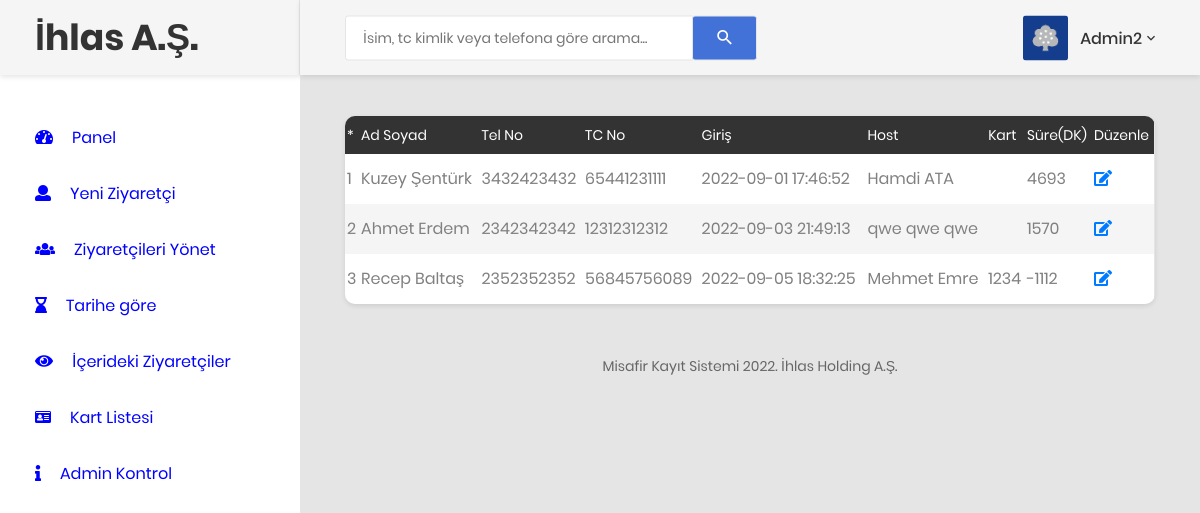
/visitors-inside.php (signed in), run on the app's committed database.
### tables this page shows
CREATE TABLE `tblvisitor` (
  `ID` int(5) NOT NULL,
  `FullName` varchar(120) DEFAULT NULL,
  `Kart` char(4) DEFAULT NULL,
  `Email` varchar(120) DEFAULT NULL,
  `MobileNumber` bigint(11) DEFAULT NULL,
  `TcKimlik` char(11) NOT NULL,
  `Address` varchar(250) DEFAULT NULL,
  `WhomtoMeet` varchar(120) DEFAULT NULL,
  `Deptartment` varchar(120) DEFAULT NULL,
  `ReasontoMeet` varchar(120) DEFAULT NULL,
  `EnterDate` timestamp NULL DEFAULT current_timestamp(),
  `remark` varchar(255) DEFAULT NULL,
  `outtime` timestamp NULL DEFAULT NULL ON UPDATE current_timestamp(),
  `Ban` char(6) DEFAULT NULL
);

### visitors-inside.php (the view, shortened to what this page needs)
<?php
include('includes/dbconnection.php');
if (strlen($_SESSION['cvmsaid']==0)) {
  header('location:logout.php');
  } else{
  ?>
<!DOCTYPE html>
<html lang="tr">
<head>
    <link href="css/font-face.css" rel="stylesheet" media="all">
    <link href="vendor/font-awesome-4.7/css/font-awesome.min.css" rel="stylesheet" media="all">
    <link href="vendor/font-awesome-5/css/fontawesome-all.min.css" rel="stylesheet" media="all">
    <link href="vendor/mdi-font/css/material-design-iconic-font.min.css" rel="stylesheet" media="all">
    <link href="vendor/bootstrap-4.1/bootstrap.min.css" rel="stylesheet" media="all">
    <link href="vendor/animsition/animsition.min.css" rel="stylesheet" media="all">
    <link href="vendor/bootstrap-progressbar/bootstrap-progressbar-3.3.4.min.css" rel="stylesheet" media="all">
    <link href="vendor/wow/animate.css" rel="stylesheet" media="all">
    <link href="vendor/css-hamburgers/hamburgers.min.css" rel="stylesheet" media="all">
    <link href="vendor/slick/slick.css" rel="stylesheet" media="all">
    <link href="vendor/select2/select2.min.css" rel="stylesheet" media="all">
    <link href="vendor/perfect-scrollbar/perfect-scrollbar.css" rel="stylesheet" media="all">
    <link href="css/theme.css" rel="stylesheet" media="all">
</head>
<body class="animsition">
    <div class="page-wrapper">
      <?php include_once('includes/sidebar.php');?>
        <div class="page-container">
            <?php include_once('includes/header.php');?>
            <div class="main-content">
                <div class="section__content section__content--p30">
                    <div class="container-fluid">
                        <div class="row">
                            <div class="col-lg-12">
                                <div class="table-responsive table--no-card m-b-30">
                                    <table class="table table-borderless table-striped table-earning">
                                         <thead>
                                        <tr>
                                            <tr>
                  <th>*</th>
                  <th>Ad Soyad</th>
              <th>Tel No</th>
              <th>TC No</th>
              <th>Giriş</th>
			  <th>Host</th>
			  <th>Kart</th>
              <th>Süre(DK)</th>
                   <th>Düzenle</th>
                </tr>
                                        </tr>
                                        </thead>
                                       <?php
$ret=mysqli_query($con,"select ID, FullName, MobileNumber,TcKimlik,EnterDate, WhomtoMeet,Kart, TIMESTAMPDIFF(MINUTE, EnterDate, CURRENT_DATE) AS difference from tblvisitor WHERE outtime is NULL");
$cnt=1;
while ($row=mysqli_fetch_array($ret)) {
?>
                <tr>
                  <td><?php echo $cnt;?></td>
                  <td><?php  echo $row['FullName'];?></td>
                  <td><?php  echo $row['MobileNumber'];?></td>
                  <td><?php  echo $row['TcKimlik'];?></td>
				  <td><?php  echo $row['EnterDate']; ?></td>
				<td><?php  echo $row['WhomtoMeet']; ?></td>
				<td><?php  echo $row['Kart']; ?></td>
                <td><?php  echo $row['difference']; ?></td>
                  <td><a href="visitor-detail.php?editid=<?php echo $row['ID'];?>" title="View Full Details"><i class="fa fa-edit fa-1x"></i></a></td>
                </tr>
                <?php
$cnt=$cnt+1;
}?>
                                    </table>
                                </div>
                            </div>
                        </div>
<?php include_once('includes/footer.php');?>
          </div>
                </div>
            </div>
        </div>
    </div>
</body>
</html>
<?php }  ?>

### includes/header.php (shortened to what this page needs)
<header class="header-desktop">
                <div class="section__content section__content--p30">
                    <div class="container-fluid">
                        <div class="header-wrap">
                            <form class="form-header" name="search" action="search-visitor.php" method="post">
                                <input class="au-input au-input--xl" type="text" name="searchdata" id="searchdata" placeholder="İsim, tc kimlik veya telefona göre arama..." />
                                <button class="au-btn--submit" type="submit" name="search">
                                    <i class="zmdi zmdi-search"></i>
                                </button>
                            </form>
                            <div class="header-button">
                                 <?php
$adminid=$_SESSION['cvmsaid'];
$ret=mysqli_query($con,"select AdminName from tbladmin where ID='$adminid'");
$row=mysqli_fetch_array($ret);
$name=$row['AdminName'];
?>
                                <div class="account-wrap">
                                    <div class="account-item clearfix js-item-menu">
                                        <div class="image">
                                            <img src="images/icon/avatar-01.jpg" alt="Deneme Görsel" />
                                        </div>
                                        <div class="content">
                                            <a class="js-acc-btn" href="#"><?php echo $name; ?></a>
                                        </div>
                                    </div>
                                </div>
                            </div>
                        </div>
                    </div>
                </div>
            </header>

### data on the page
tblvisitor: FullName "Kuzey Şentürk", MobileNumber "3432423432", TcKimlik "65441231111", EnterDate "2022-09-01 17:46:52", WhomtoMeet "Hamdi ATA", difference "4693"
tblvisitor: FullName "Ahmet Erdem", MobileNumber "2342342342", TcKimlik "12312312312", EnterDate "2022-09-03 21:49:13", WhomtoMeet "qwe qwe qwe", difference "1570"
tblvisitor: FullName "Recep Baltaş", MobileNumber "2352352352", TcKimlik "56845756089", EnterDate "2022-09-05 18:32:25", WhomtoMeet "Mehmet Emre", Kart "1234", difference "-1112"

### other printed values
$name "Admin2"
